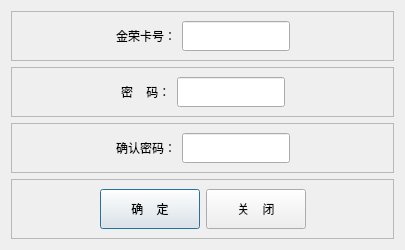
<?xml version="1.0" encoding="UTF-8"?>
<ui version="4.0">
 <class>Dialog</class>
 <widget class="QDialog" name="Dialog">
  <property name="geometry">
   <rect>
    <x>0</x>
    <y>0</y>
    <width>405</width>
    <height>246</height>
   </rect>
  </property>
  <property name="windowTitle">
   <string>客户绑卡</string>
  </property>
  <layout class="QVBoxLayout" name="verticalLayout">
   <item>
    <widget class="QFrame" name="frame">
     <property name="frameShape">
      <enum>QFrame::StyledPanel</enum>
     </property>
     <property name="frameShadow">
      <enum>QFrame::Raised</enum>
     </property>
     <layout class="QHBoxLayout" name="horizontalLayout">
      <item>
       <spacer name="horizontalSpacer_2">
        <property name="orientation">
         <enum>Qt::Horizontal</enum>
        </property>
        <property name="sizeHint" stdset="0">
         <size>
          <width>40</width>
          <height>20</height>
         </size>
        </property>
       </spacer>
      </item>
      <item>
       <widget class="QLabel" name="label">
        <property name="minimumSize">
         <size>
          <width>0</width>
          <height>30</height>
         </size>
        </property>
        <property name="text">
         <string>金荣卡号：</string>
        </property>
       </widget>
      </item>
      <item>
       <widget class="QLineEdit" name="lineEdit">
        <property name="minimumSize">
         <size>
          <width>0</width>
          <height>30</height>
         </size>
        </property>
       </widget>
      </item>
      <item>
       <spacer name="horizontalSpacer">
        <property name="orientation">
         <enum>Qt::Horizontal</enum>
        </property>
        <property name="sizeHint" stdset="0">
         <size>
          <width>40</width>
          <height>20</height>
         </size>
        </property>
       </spacer>
      </item>
     </layout>
    </widget>
   </item>
   <item>
    <widget class="QFrame" name="frame_2">
     <property name="frameShape">
      <enum>QFrame::StyledPanel</enum>
     </property>
     <property name="frameShadow">
      <enum>QFrame::Raised</enum>
     </property>
     <layout class="QHBoxLayout" name="horizontalLayout_2">
      <item>
       <spacer name="horizontalSpacer_3">
        <property name="orientation">
         <enum>Qt::Horizontal</enum>
        </property>
        <property name="sizeHint" stdset="0">
         <size>
          <width>40</width>
          <height>20</height>
         </size>
        </property>
       </spacer>
      </item>
      <item>
       <widget class="QLabel" name="label_2">
        <property name="minimumSize">
         <size>
          <width>0</width>
          <height>30</height>
         </size>
        </property>
        <property name="text">
         <string>密    码：</string>
        </property>
       </widget>
      </item>
      <item>
       <widget class="QLineEdit" name="lineEdit_2">
        <property name="minimumSize">
         <size>
          <width>0</width>
          <height>30</height>
         </size>
        </property>
       </widget>
      </item>
      <item>
       <spacer name="horizontalSpacer_4">
        <property name="orientation">
         <enum>Qt::Horizontal</enum>
        </property>
        <property name="sizeHint" stdset="0">
         <size>
          <width>40</width>
          <height>20</height>
         </size>
        </property>
       </spacer>
      </item>
     </layout>
    </widget>
   </item>
   <item>
    <widget class="QFrame" name="frame_3">
     <property name="frameShape">
      <enum>QFrame::StyledPanel</enum>
     </property>
     <property name="frameShadow">
      <enum>QFrame::Raised</enum>
     </property>
     <layout class="QHBoxLayout" name="horizontalLayout_3">
      <item>
       <spacer name="horizontalSpacer_5">
        <property name="orientation">
         <enum>Qt::Horizontal</enum>
        </property>
        <property name="sizeHint" stdset="0">
         <size>
          <width>40</width>
          <height>20</height>
         </size>
        </property>
       </spacer>
      </item>
      <item>
       <widget class="QLabel" name="label_3">
        <property name="minimumSize">
         <size>
          <width>0</width>
          <height>30</height>
         </size>
        </property>
        <property name="text">
         <string>确认密码：</string>
        </property>
       </widget>
      </item>
      <item>
       <widget class="QLineEdit" name="lineEdit_3">
        <property name="minimumSize">
         <size>
          <width>0</width>
          <height>30</height>
         </size>
        </property>
       </widget>
      </item>
      <item>
       <spacer name="horizontalSpacer_6">
        <property name="orientation">
         <enum>Qt::Horizontal</enum>
        </property>
        <property name="sizeHint" stdset="0">
         <size>
          <width>40</width>
          <height>20</height>
         </size>
        </property>
       </spacer>
      </item>
     </layout>
    </widget>
   </item>
   <item>
    <widget class="QFrame" name="frame_4">
     <property name="frameShape">
      <enum>QFrame::StyledPanel</enum>
     </property>
     <property name="frameShadow">
      <enum>QFrame::Raised</enum>
     </property>
     <layout class="QHBoxLayout" name="horizontalLayout_4">
      <item>
       <spacer name="horizontalSpacer_7">
        <property name="orientation">
         <enum>Qt::Horizontal</enum>
        </property>
        <property name="sizeHint" stdset="0">
         <size>
          <width>40</width>
          <height>20</height>
         </size>
        </property>
       </spacer>
      </item>
      <item>
       <widget class="QPushButton" name="pushButton">
        <property name="minimumSize">
         <size>
          <width>100</width>
          <height>40</height>
         </size>
        </property>
        <property name="text">
         <string>确    定</string>
        </property>
       </widget>
      </item>
      <item>
       <widget class="QPushButton" name="pushButton_2">
        <property name="minimumSize">
         <size>
          <width>100</width>
          <height>40</height>
         </size>
        </property>
        <property name="text">
         <string>关    闭</string>
        </property>
       </widget>
      </item>
      <item>
       <spacer name="horizontalSpacer_8">
        <property name="orientation">
         <enum>Qt::Horizontal</enum>
        </property>
        <property name="sizeHint" stdset="0">
         <size>
          <width>40</width>
          <height>20</height>
         </size>
        </property>
       </spacer>
      </item>
     </layout>
    </widget>
   </item>
  </layout>
 </widget>
 <resources/>
 <connections/>
</ui>
